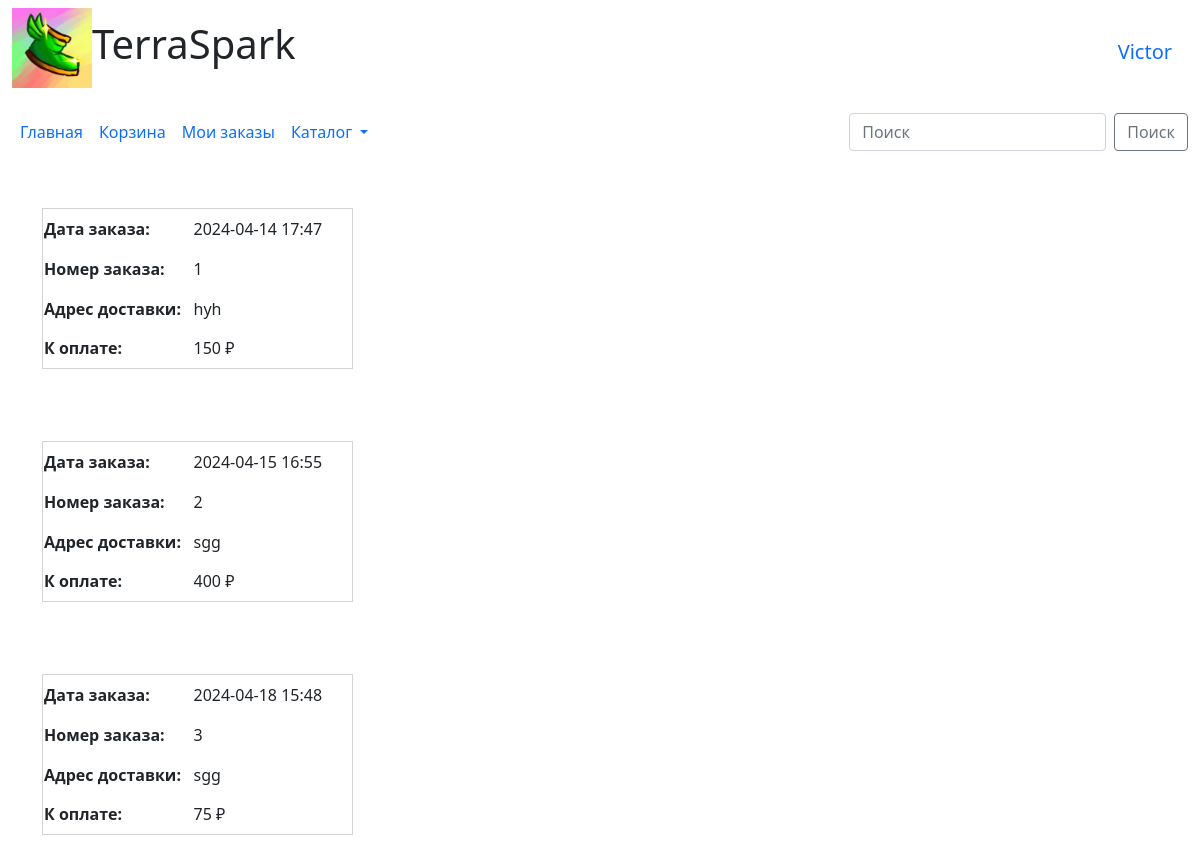
The page /orders/vika.tay.doo@gmail.com (signed in) on the database its author committed.
### data/users.py (models this page shows, shortened)
class User(SqlAlchemyBase, UserMixin, SerializerMixin):
    __tablename__ = 'users'
    id = sqlalchemy.Column(sqlalchemy.Integer,
                           primary_key=True, autoincrement=True)
    surname = sqlalchemy.Column(sqlalchemy.String, nullable=True)
    name = sqlalchemy.Column(sqlalchemy.String, nullable=True)
    email = sqlalchemy.Column(sqlalchemy.String,
                              index=True, unique=True, nullable=True)
    hashed_password = sqlalchemy.Column(sqlalchemy.String, nullable=True)
    total = sqlalchemy.Column(sqlalchemy.Integer, nullable=True, default=0)

### data/order.py (models this page shows)
class Orders(SqlAlchemyBase, SerializerMixin):
    __tablename__ = 'orders'
    id = sqlalchemy.Column(sqlalchemy.Integer,
                           primary_key=True, autoincrement=True)
    surname = sqlalchemy.Column(sqlalchemy.String, nullable=True)
    name = sqlalchemy.Column(sqlalchemy.String, nullable=True)
    address = sqlalchemy.Column(sqlalchemy.String, nullable=True)
    comment = sqlalchemy.Column(sqlalchemy.String, nullable=True)
    email = sqlalchemy.Column(sqlalchemy.String, nullable=True)
    user = sqlalchemy.Column(sqlalchemy.String, nullable=True)
    goods = sqlalchemy.Column(sqlalchemy.String, nullable=True)
    total = sqlalchemy.Column(sqlalchemy.Integer, nullable=True)
    date = sqlalchemy.Column(sqlalchemy.String,
                             default=str(datetime.datetime.now().date()) + ' ' + str(
                                 datetime.datetime.now().time().hour) + ':' + str(
                                 datetime.datetime.now().time().minute))

### main.py (the view)
@app.route('/orders/<u>')
def orders(u):
    q = request.args.get('q')
    if q:
        return redirect('/')
    db_sess = db_session.create_session()
    context = {}
    context["orders"] = db_sess.query(Orders).filter(Orders.user == u)
    return render_template('order.html', **context)

### data/db_session.py (called while the page is built)
def create_session() -> Session:
    global __factory
    return __factory()

### main.py (called while the page is built)
@login_manager.user_loader
def load_user(user_id):
    db_sess = db_session.create_session()
    return db_sess.query(User).get(user_id)

### templates/order.html
{% extends "base.html" %}
{% block content %}
{% for order in orders %}
<br>
<br>
<table style="border: 1px solid #D3D3D3; height: 40px;">
    <tr>
        <th style="height: 40px; width: 150px;"> Дата заказа:</th>
        <td style="height: 40px; width: 160px;">{{order.date}}</td>
    </tr>
    <tr>
        <th style="height: 40px; width: 150px;"> Номер заказа:</th>
        <td>{{order.id}}</td>
    </tr>
    <tr>
        <th style="height: 40px; width: 150px;"> Адрес доставки:</th>
        <td>{{order.address}}</td>
    </tr>
    <tr>
        <th style="height: 40px; width: 150px;"> К оплате:</th>
        <td>{{order.total}} ₽</td>
    </tr>
</table>
<br>
{% endfor %}
{% endblock %}

### templates/base.html (shortened to what this page needs)
<!doctype html>
<html lang="en">
    <head>
        <link rel="stylesheet"
              href="https://cdn.jsdelivr.net/npm/bootstrap@5.0.0-beta1/dist/css/bootstrap.min.css"
>
    </head>
    <body>
        <header>
            <nav class="navbar navbar-expand-lg bg-body-tertiary">
  <div class="container-fluid">
      <h1><img src="/static/img/logo.jpg" width="80" height="80" alt="logo">TerraSpark</h1>
                {% if current_user.is_authenticated %}
    <a class="navbar-brand" href="/logout">{{ current_user.name }}</a>
{% else %}
    <p>
        <a class="btn btn-outline-primary" href="/register">Зарегистрироваться</a>
        <a class="btn btn-success" href="/login">Войти</a>
    </p>
{% endif %}
  </div>
</nav>
            <nav class="navbar navbar-expand-lg bg-body-tertiary">
  <div class="container-fluid">
    <div class="collapse navbar-collapse" id="navbarSupportedContent">
      <ul class="navbar-nav me-auto mb-2 mb-lg-0">
        <li class="nav-item">
          <a class="nav-link active" aria-current="page" href="/">Главная</a>
        </li>
        <li class="nav-item">
            {% if current_user.is_authenticated %}
    <a class="nav-link" href="/cart/{{current_user.email}}">Корзина</a>
        {% else %}
          <a class="nav-link" href="/login">Корзина</a>
            {% endif %}
        </li>
          <li class="nav-item">
            {% if current_user.is_authenticated %}
    <a class="nav-link" href="/orders/{{current_user.email}}">Мои заказы</a>
        {% else %}
          <a class="nav-link" href="/login">Мои заказы</a>
            {% endif %}
        </li>
        <li class="nav-item dropdown">
          <a class="nav-link dropdown-toggle" href="#" role="button" data-bs-toggle="dropdown" aria-expanded="false">
            Каталог
          </a>
        </li>
      </ul>
      <form class="d-flex" role="search">
        <input class="form-control me-2" type="search" placeholder="Поиск" aria-label="Поиск" name="q">
        <button class="btn btn-outline-secondary" type="submit">Поиск</button>
      </form>
    </div>
  </div>
</nav>
        </header>
        <main role="main" class="container">
            {% block content %}{% endblock %}
        </main>
    </body>
</html>

### rows shown on the page
User: name "Victor"
Orders: date "2024-04-14 17:47", id "1", address "hyh", total "150"
Orders: date "2024-04-15 16:55", id "2", address "sgg", total "400"
Orders: date "2024-04-18 15:48", id "3", address "sgg", total "75"
